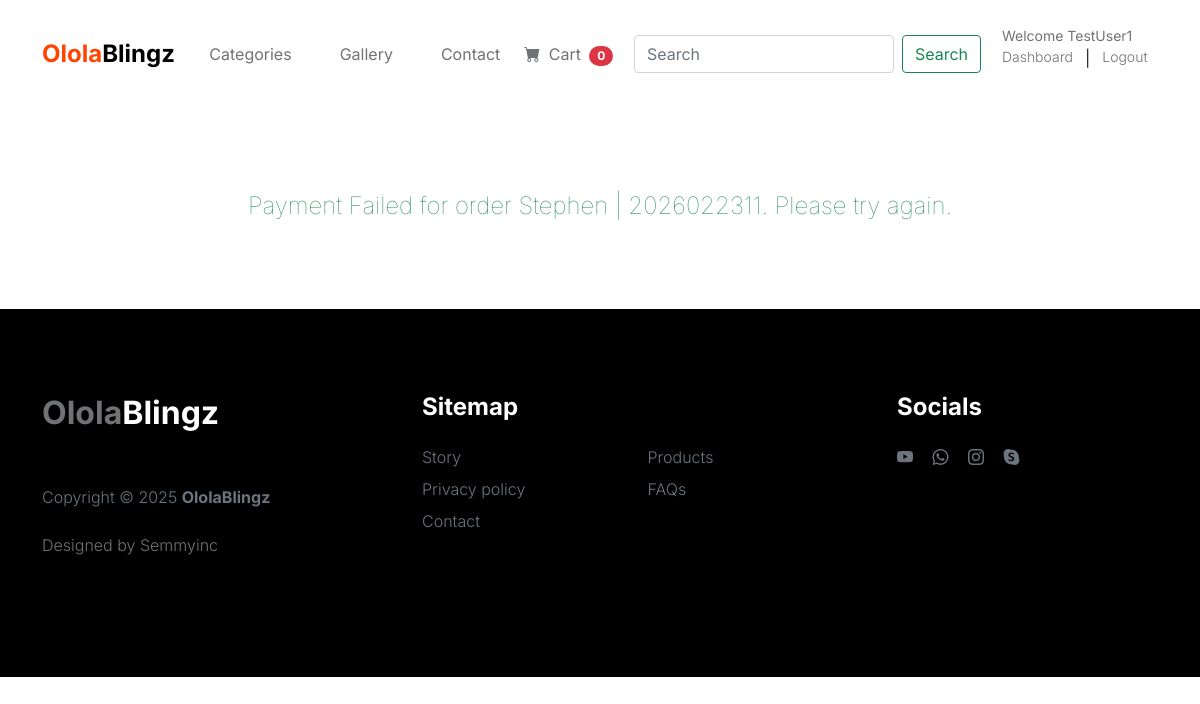
Screenshot of /payment/payment_failed/11/ (signed in) with the database file from the repository.
### users/models.py (models this page shows, shortened)
class Users(AbstractBaseUser):
    first_name = models.CharField(max_length=50)
    last_name = models.CharField(max_length=50)
    username = models.CharField(max_length=50, unique=True)
    phone = models.CharField(max_length=50)
    email = models.EmailField(unique=True)
    date_joined = models.DateTimeField(auto_now_add=True)
    last_login = models.DateTimeField(auto_now_add=True)
    is_admin = models.BooleanField(default=False)
    is_staff = models.BooleanField(default=False)
    is_active = models.BooleanField(default=False)
    is_superuser = models.BooleanField(default=False)
    USERNAME_FIELD = 'email'
    REQUIRED_FIELDS = ['username', 'first_name', 'last_name']
    objects = UsersManager()
    class Meta:
        verbose_name_plural = 'Users'

### payment/models.py (models this page shows, shortened)
class Order(models.Model):
    STATUS = (
        ('New', 'New'),
        ('Accepted', 'Accepted'),
        ('Completed', 'Completed'),
        ('Cancelled', 'Cancelled')
    )
    user = models.ForeignKey(Users, on_delete=models.SET_NULL, null=True)
    payment = models.ForeignKey(Payment, on_delete=models.SET_NULL, null=True, blank=True)
    order_number = models.CharField(max_length=50, blank=True)
    first_name = models.CharField(max_length=50)
    last_name = models.CharField(max_length=50)
    phone = models.CharField(max_length=20)
    email = models.CharField(max_length=100)
    address = models.CharField(max_length=255)
    city = models.CharField(max_length=50)
    state = models.CharField(max_length=50)
    country = models.CharField(max_length=50)
    order_note = models.TextField( blank=True)
    order_total = models.FloatField()
    tax = models.FloatField()
    status = models.CharField(max_length=20, choices=STATUS, default='New')
    ip = models.CharField(max_length=20, blank=True)
    is_ordered = models.BooleanField(default=False)
    created_at = models.DateTimeField(auto_now_add=True)
    updated_at = models.DateTimeField(auto_now=True)

### payment/views.py (the view)
# urls.py: path('payment_failed/<int:order_id>/', views.payment_failed, name='payment_failed'),
@login_required(login_url='login')
def payment_failed(request, order_id):
    order = Order.objects.get(id=order_id)
    context = {'order':order}
    return render(request, 'payment/payment_failed.html', context)

### cart/context_processors.py (called while the page is built)
def cart_counter(request):
    cart_count = 0
    if 'admin' in request.path:
        return {}
    else:
        try:
            if request.user.is_authenticated:
                cart_items = CartItem.objects.all().filter(user=request.user)
            else:
                cart = Cart.objects.filter(cart_id=_cart_id(request))
                cart_items = CartItem.objects.all().filter(cart=cart[:1])
            for cart_item in cart_items:
                cart_count += cart_item.quantity
        except Cart.DoesNotExist:
            cart_count = 0
    return dict(cart_count=cart_count)

### product/context_processors.py (called while the page is built)
def category_menu_links(request):
    links = Category.objects.all()
    return {'links':links}

### product/models.py (called while the page is built)
    def get_slug_url(self):
        return reverse('products_by_category', args=[self.slug])

### templates/payment/payment_failed.html
{% extends 'base.html' %}
{% block content %}
<br><br><br><br><br><br><br><br>
    <div class="container">
        <p class="lead display-5 text-success text-center">Payment Failed for order {{order.first_name | capfirst}} | {{order.order_number}}. Please try again.</p>
        <br><br><br>
    </div>
{% endblock %}

### templates/navbar.html (shortened to what this page needs)
<nav class="navbar navbar-expand-lg">
    <div class="container">
        <a class="navbar-brand" href="{% url 'home' %}">
            <strong><span>Olola</span>Blingz</strong>
        </a>
        <div class="collapse navbar-collapse" id="navbarNav">
            <ul class="navbar-nav mx-auto">
                <li class="nav-item dropdown">
                    <a class="nav-link dropdown-toggle" id="navbarDropdown" href="#" role="button" data-bs-toggle="dropdown" aria-expanded="false">Categories</a>
                </li>
                <li class="nav-item">
                    <a class="nav-link" href="{% url 'products' %}">Gallery</a>
                </li>
                <li class="nav-item">
                    <a class="nav-link" href="{% url 'contact' %}">Contact</a>
                </li>
                <li class="nav-item">
                    <a href="{% url 'cart_page' %}">
                        <i class="bi-cart-fill me-1"></i>
                        Cart
                        <span class="badge bg-danger ms-1 rounded-pill text-white">{{cart_count}}</span>
                    </a>
                </li>
            </ul>
            <div class="d-none d-lg-block mx-auto">
                <form class="d-flex" role="search" method="POST" action="{% url 'search' %}">
                    <input class="form-control me-2" type="search" placeholder="Search" aria-label="Search", name="search">
                    <button class="btn btn-outline-success" type="submit">Search</button>
                </form>
            </div>
            {% if not user.is_authenticated %}
                <div class="d-none d-lg-block mx-auto">
                    <!-- <a href="{% url 'register' %}" class="bi-person custom-icon me-3"></a>
                    <a href="product-detail.html" class="bi-bag custom-icon"></a> -->
                    <div class="row mb-0">
                        <a href="#" class="small">Welcome User</a>
                    </div>
                    <div class="row mt-0">
                        <p class="col text-muted small"><a href="{% url 'login' %}">Login</a></p>|
                        <p class="col text-muted small"><a href="{% url 'register' %}">Register</a></p>
                    </div>
                </div>
            {% else %}
                <div class="d-none d-lg-block mx-auto">
                    <div class="row">
                        <a href="#" class="small">Welcome {{request.user.username}}</a>
                    </div>
                    <div class="row my-auto">
                        <p class="col text-muted small"><a href="{% url 'dashboard' %}">Dashboard</a></p>|
                        <p class="col text-muted small"><a href="{% url 'logout' %}">Logout</a></p>
                    </div>
                </div>
            {% endif %}
        </div>
    </div>
</nav>

### static/css/tooplate-little-fashion.css (style rules this page uses)
:root { --white-color: #FFFFFF; --primary-color: #FF4400; --section-bg-color: #f0f8ff; --dark-color: #000000; --grey-color: #d0d1d1; --p-color: #717275; --body-font-family: 'Inter', sans-serif; --h5-font-size: 24px; --p-font-size: 20px; --copyright-text-font-size: 16px; --product-link-font-size: 14px; --custom-link-font-size: 12px; --font-weight-thin: 100; --font-weight-light: 300; --font-weight-normal: 400; --font-weight-bold: 700; --font-weight-black: 900; }
body, html { height: 100%; }
html { scroll-behavior: smooth; }
body { background: var(--white-color); font-family: var(--body-font-family); position: relative; }
p { color: var(--p-color); font-size: var(--p-font-size); font-weight: var(--font-weight-light); }
a, button { touch-action: manipulation; transition: all 0.3s; }
a { color: var(--p-color); text-decoration: none; }
.lead { font-size: 1.5rem; font-weight: var(--font-weight-thin); }
b, strong { font-weight: var(--font-weight-bold); }
.navbar { background: var(--white-color); position: fixed; top: 0; right: 0; left: 0; padding: 25px 0; z-index: 2; will-change: transform; transition: transform 300ms linear; }
.navbar span, h2 span, h4 span { color: var(--primary-color); }
.navbar-brand { color: var(--dark-color); font-size: 24px; font-weight: var(--font-weight-light); margin: 0; padding: 0; }
.navbar-expand-lg .navbar-nav .nav-link { display: inline-block; padding: 0; margin-right: 1.5rem; margin-left: 1.5rem; }
.nav-link { color: var(--p-color); font-size: 16px; position: relative; }
.navbar .nav-link::after { position: absolute; top: 100%; left: 0; width: 100%; height: 2px; background: var(--grey-color); content: ''; opacity: 0; -webkit-transition: opacity 0.3s, -webkit-transform 0.3s; -moz-transition: opacity 0.3s, -moz-transform 0.3s; transition: opacity 0.3s, transform 0.3s; -webkit-transform: translateY(10px); -moz-transform: translateY(10px); transform: translateY(10px); }

### rows the page displays
Users: user.username "TestUser1"
Order: first_name "Stephen", order_number "2026022311"

### other values shown
{{ cart_count }} "0"
